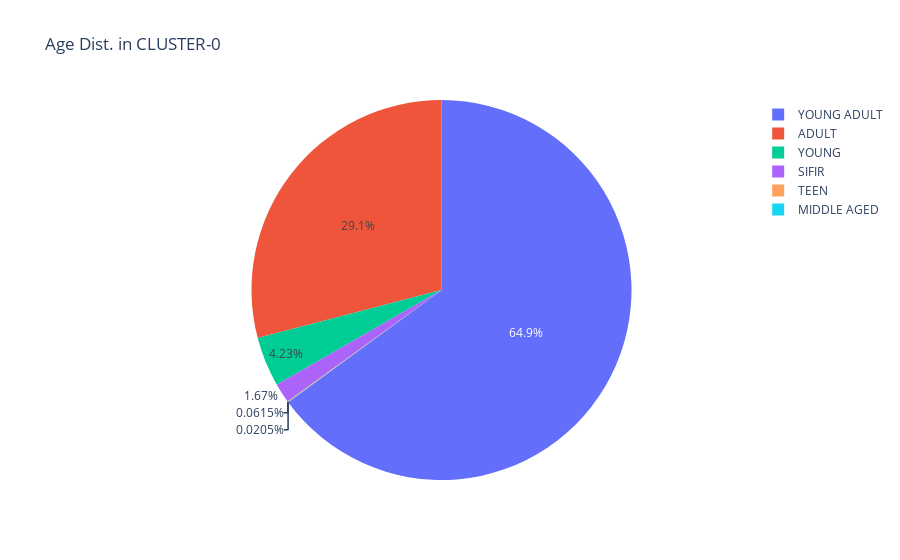

Here is the notebook cell this chart was saved with:
### Markdown cell above
<h1><center>Cluster-0</center></h1>

### Code cell
pie=cluster_0.groupby('YAS_CLUSTER').size().reset_index()
pie.columns=['YAS_CLUSTER','value']
px.pie(pie,values='value',names='YAS_CLUSTER', title='Age Dist. in CLUSTER-0')

### Figure 1 — Plotly figure (JSON) as saved in the notebook; plotly's stock layout.template omitted (floating-point values rounded to 4 significant figures)
{"data": [{"domain": {"x": [0, 1], "y": [0, 1]}, "hovertemplate": "YAS_CLUSTER=%{label}<br>value=%{value}<extra></extra>", "labels": ["ADULT", "MIDDLE AGED", "SIFIR", "TEEN", "YOUNG", "YOUNG ADULT"], "legendgroup": "", "name": "", "showlegend": true, "type": "pie", "values": [2835, 2, 163, 6, 412, 6333]}], "layout": {"autosize": true, "legend": {"tracegroupgap": 0}, "title": {"text": "Age Dist. in CLUSTER-0"}}}
